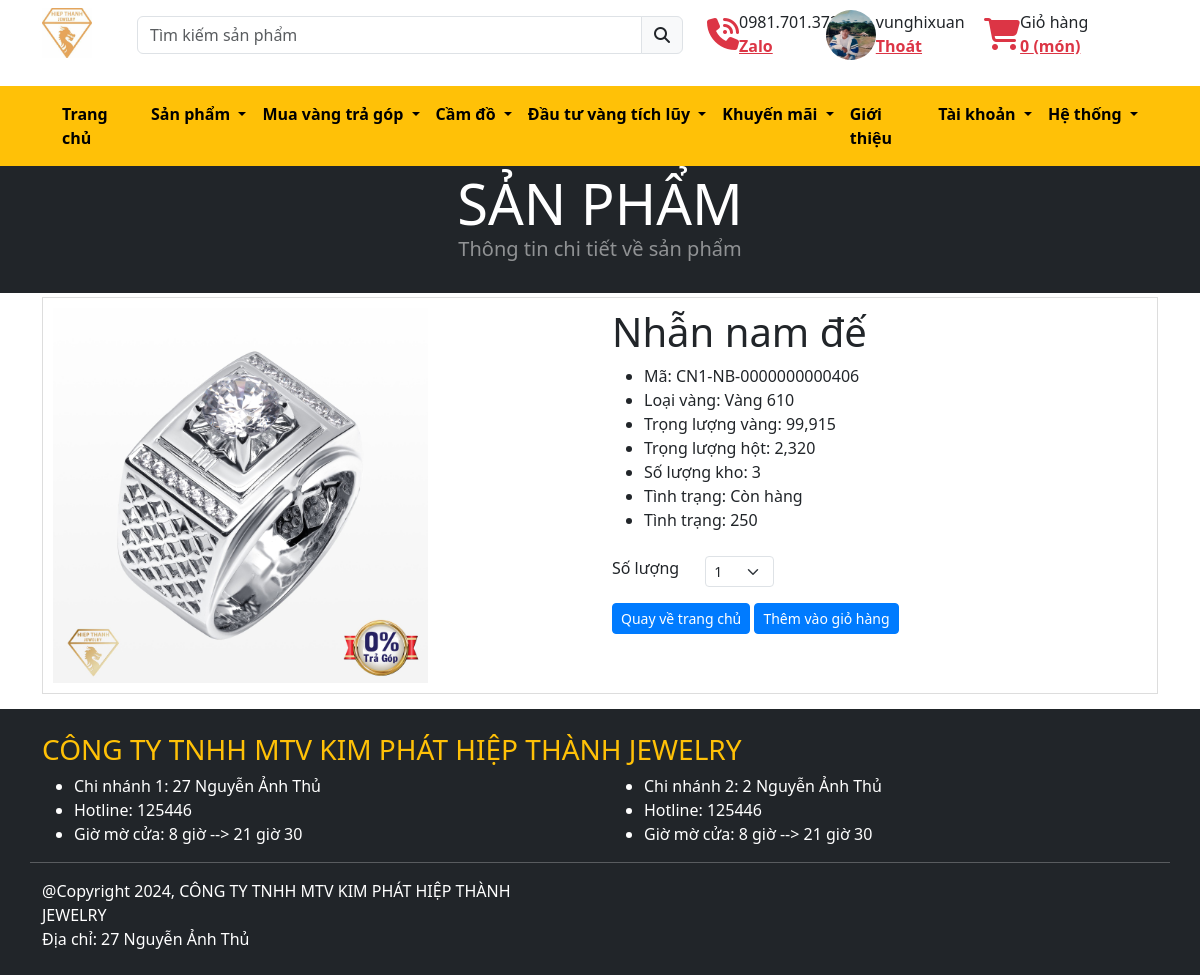
The page /san-pham/40/ (signed in) on the database its author committed.
### Ithongtincongty/models.py (models this page shows, shortened)
class LopCoBan(models.Model):
    class Meta:
        abstract = True
    so_thu_tu = models.CharField(max_length = 10, verbose_name=_("STT"), editable=False, blank='')
    kich_hoat = models.BooleanField(default= True, verbose_name=_("Kích hoạt"), editable=True, blank='')

class CongTy(LopCoBan):  # Category
    ten_cong_ty = models.CharField(max_length=255, verbose_name=_("Tên công ty"), unique=True)
    ten_viet_tat = models.CharField(max_length=100, verbose_name=_("Tên viết tắt"), unique=True)
    logoCongTy = models.ImageField(upload_to="congty/%Y/%m", verbose_name=_("Thêm Logo"), null=True, blank=True)
    dia_chi = models.CharField(max_length=255, verbose_name=_("Địa chỉ"))
    hotline = models.CharField(max_length=15, verbose_name=_("Hotline"))
    kick_hoat_web = models.BooleanField(default= False, verbose_name=_("Hiển thị thông tin lên Website"))
    class Meta:
        verbose_name = _("Công ty")
        verbose_name_plural = _("1. Công ty")

class ChiNhanh(LopCoBan): #Course
    ten_chi_nhanh = models.CharField(max_length=100, verbose_name=_("Tên chi nhánh"), unique=True)
    cong_ty = models.ForeignKey(CongTy, on_delete=models.SET_NULL, null=True,related_name='chi_nhanhs', verbose_name=_("Trực thuộc công ty"), default=1)
    ten_viet_tat = models.CharField(max_length=100, verbose_name=_("Tên viết tắt"), unique=True)
    dia_chi = models.CharField(max_length=255, verbose_name=_("Địa chỉ"))
    hotline = models.CharField(max_length=15, verbose_name=_("Hotline"))
    class Meta:
        verbose_name = _("Chi nhánh")
        verbose_name_plural = _("2. Chi nhánh")

### hethong/models.py (models this page shows, shortened)
class UserProfile(LopCoBan):
    user = models.OneToOneField(User, on_delete = models.CASCADE, verbose_name='Tên đăng nhập')
    date_modified = models.DateTimeField(User, auto_now=True)#, verbose_name='Ngày tạo'
    address = models.CharField(max_length=200, blank= True, verbose_name= 'Địa chỉ')
    phone = models.CharField(max_length=20, blank= True, verbose_name= 'Số điện thoại')
    id_card = models.CharField(max_length=20, blank= True, verbose_name= 'Căn cước công dân')
    bank_account = models.CharField(max_length=20, blank= True, verbose_name= 'Tài khoản ngân hàng')
    avatar = models.ImageField(upload_to="users/%Y/%m", verbose_name="Ảnh đại diện", null=True, blank=True)
    old_cart = models.CharField(max_length=200, blank= True, verbose_name= 'Giỏ hàng cũ', null=True)
    class Meta:
        verbose_name = "Thông tin tài khoản"
        verbose_name_plural = "1. Thông tin tài khoản"

### IIIquanlykho/models.py (models this page shows, shortened)
class NhapHang(LopCoBan):
    ten_san_pham = models.CharField(max_length=255, verbose_name="Tên sản phẩm")
    mo_ta = models.CharField(max_length=255, verbose_name="Mô tả", blank=True)
    hinh_anh = models.ImageField(upload_to='san_pham', blank=True, null=True, verbose_name="Hình ảnh")
    ten_chi_nhanh = models.ForeignKey(ChiNhanh, on_delete=models.SET_NULL, null=True, related_name='nhap_hangs', verbose_name="Chi nhánh", default=1)
    quay_lon = models.ForeignKey(QuayLon, on_delete=models.SET_NULL, null=True, verbose_name="Quầy lớn", default=1)
    quay_nho = models.ForeignKey(QuayNho, on_delete=models.SET_NULL, null=True, related_name='nhap_hangs', verbose_name="Quầy nhỏ", default=1)
    loai_vang = models.ForeignKey(LoaiVang, on_delete=models.SET_NULL, null=True, related_name='nhap_hangs', verbose_name="Loại vàng")
    nhom_hang = models.ForeignKey(NhomHang, on_delete=models.SET_NULL, null=True, related_name='nhap_hangs', verbose_name="Nhóm hàng")
    bo_suu_tap = models.ForeignKey(BoSuuTap, on_delete=models.SET_NULL, null=True, related_name='nhap_hangs', verbose_name="Hiển thị trong bộ sưu tập", default=1)
    nhan_vien = models.ForeignKey('auth.User', on_delete=models.CASCADE, verbose_name="Nhân viên nhập hàng", null=True, blank= True)
    so_luong = models.PositiveIntegerField(default=1, verbose_name="Số lượng")
    tl_vang_hot = models.DecimalField(default=0, decimal_places=3, max_digits=6, verbose_name="Trọng lượng vàng + hột")
    tl_hot = models.DecimalField(default=0, decimal_places=3, max_digits=6, verbose_name="Trọng hột/SP")
    tl_vang = models.DecimalField(default=0, decimal_places=3, max_digits=6, verbose_name="Trọng vàng", editable=False)
    cong_von = models.DecimalField(default=0, decimal_places=0, max_digits=12, verbose_name="Công vốn")
    cong_ban = models.DecimalField(default=0, decimal_places=0, max_digits=12, verbose_name="Công bán")
    tien_hot = models.DecimalField(default=0, decimal_places=0, max_digits=12, verbose_name="Tiền hột")
    gia_ban_mon = models.DecimalField(default=0, decimal_places=0, max_digits=12, verbose_name="Giá bán món")
    nha_cung_cap = models.ForeignKey(NhaCungCap, on_delete=models.SET_NULL, null=True, blank= True, related_name='nhap_hangs', verbose_name="Nhà cung cấp", default=1)#
    so_lo = models.CharField(max_length=50, verbose_name="Số lô")
    tinh_trang = models.CharField(max_length=50, choices=(
        ("Còn hàng", "Còn hàng"),
        ("Hết hàng", "Hết hàng"),
    ), verbose_name="Trạng thái", default="Còn hàng")
    tem = models.ImageField(upload_to='tem', blank=True, verbose_name="Tem", editable=False)
    ma_san_pham = models.CharField(max_length=13, verbose_name="Mã sản phẩm", editable=False)
    ngay_nhap = models.DateTimeField(default=timezone.now, null=True, blank=True, verbose_name="Ngày nhập hàng", editable=False)
    da_ban = models.PositiveIntegerField(verbose_name='SL bán', editable=False, default=0)
    ton_kho = models.PositiveIntegerField(verbose_name='SL tồn kho', editable=False, default=0)
    luot_thich = models.PositiveIntegerField(verbose_name='Khởi tạo lượt like', editable=False, default=0)
    class Meta:
        verbose_name = "Nhập hàng"
        verbose_name_plural = "6. Nhập hàng"

class LoaiVang(LopCoBan):
    ten_loai_vang = models.CharField(max_length=100, unique=True, verbose_name="Tên loại vàng")
    nhom_vang = models.ForeignKey(NhomVang, on_delete=models.SET_NULL, null=True, verbose_name="Thuộc nhóm vàng", default=1)#related_name='loai_vangs',
    tuoi_vang = models.FloatField(verbose_name="Tuổi vàng", default=0)
    tuoi_pho = models.CharField(max_length=50, verbose_name="Tuổi phổ", default=0)
    tien_te = models.CharField(max_length=100, choices=TIEN_TE_CHOICES, verbose_name="Tiền tệ", default=1)
    doi = models.PositiveIntegerField(verbose_name="Đổi", default=0)
    don_vi_tinh = models.CharField(max_length=100, choices=DON_VI_TINH_CHOICES, verbose_name="Đơn vị tính")
    do_uu_tien = models.PositiveIntegerField(verbose_name="Độ ưu tiên", null=True, blank=True)
    don_gia_bu = models.IntegerField(verbose_name="Đơn giá bù/Tiền bù", default=0)
    phantram_giabu = models.IntegerField(verbose_name="% Giá trị bù", default=0)
    hien_bang_dientu = models.CharField(max_length=255, verbose_name="Tên hiển thị bảng điện tử", default=0)
    ghi_chu = models.CharField(max_length=255, verbose_name="Ghi chú", null=True, blank=True)
    khoang_cach_1 = models.CharField(max_length=255, verbose_name="Khoảng cách 1", null=True, blank=True)
    khoang_cach_2 = models.CharField(max_length=255, verbose_name="Khoảng cách 2", null=True, blank=True)
    khoang_cach_3 = models.CharField(max_length=255, verbose_name="Khoảng cách 3", null=True, blank=True)
    khoang_cach_4 = models.CharField(max_length=255, verbose_name="Khoảng cách 4", null=True, blank=True)
    tygia_min = models.PositiveIntegerField(verbose_name="% Tỷ giá min", default=0)
    tygia_max = models.PositiveIntegerField(verbose_name="% Tỷ giá max", default=0)
    giamgia_bansi = models.IntegerField(verbose_name="Giảm giá bán sỉ", null=True, blank=True)
    "DonVi_Can: Chọn dẻ thì tắt cân, nhóm C"
    don_vi_can = models.CharField(max_length=50, choices=DON_VI_CAN_CHOICES, verbose_name="Đơn vị cân")
    lamtron_giamuaban = models.CharField(max_length=150, choices=LAMTRON_CHOICES, verbose_name="Làm tròn giá mua bán")
    hienbang_dientu = models.BooleanField(verbose_name="Hiện bảng điện tử", null=True, blank=True)
    class Meta:
        verbose_name = "Loại vàng"
        verbose_name_plural = "4. Loại vàng"
    def __str__(self):
        return self.ten_loai_vang

### IIcauhinhtrangchu/views.py (the view)
# urls.py: path('san-pham/<int:san_pham_id>/', views.product_detail, name='product_detail'),
def product_detail(request, san_pham_id):
    san_pham = get_object_or_404(NhapHang, pk=san_pham_id)
    context = {'san_pham': san_pham}
    return render(request, 'product_detail.html', context)

### templates/product_detail.html (shortened to what this page needs)
{% extends "base.html" %}
{% load static %}
{% block mycontent %}
<section class= "mytitle bg-dark text-white py-4 my-1" >
  <div class ="container">
    <header class== "bg-dark py-2">
      <div class = "container px-4 px-lg-5 my-2">
        <div class='text-center text-white'>
          <h1 class = "display-4 fw-border"> SẢN PHẨM
            <p class="lead fw-normal text-white-50 mb-0">
              Thông tin chi tiết về sản phẩm
            </p>
          </h1>
        </div>
      </div>
    </header>
  </div>
</section>
<div class="container">
  <div class="product-detail" style="border: 1px solid #ddd; padding: 10px; margin-bottom: 15px;">
    <div class="row">
      <div class="col-md-6">
        <div class="product-image">
          <img src="{{ san_pham.hinh_anh.url }}" alt="{{ san_pham.ten_san_pham }}" class="img-fluid" style="width: 70%;">
        </div>
      </div>
      <div class="col-md-6">
        <div class="product-info">
          <h1 class="product-name">
            {% if san_pham.ton_kho %}
              {{ san_pham.ten_san_pham }}
            {% else %}
              <strike> {{ san_pham.ten_san_pham }}</strike>
            {% endif %}
          </h1>
          <ul class="product-details">
            {% if san_pham.loai_vang %}
              <li>Mã: {{ san_pham.ma_san_pham }}</li>
            {% endif %}
            {% if san_pham.loai_vang %}
              <li>Loại vàng: {{ san_pham.loai_vang }}</li>
            {% endif %}
            {% if san_pham.tl_vang %}
              <li>Trọng lượng vàng: {{ san_pham.tl_vang }}</li>
            {% endif %}
            {% if san_pham.tl_hot %}
              <li>Trọng lượng hột: {{ san_pham.tl_hot }}</li>
            {% endif %}
            {% if san_pham.ton_kho %}
              <li>Số lượng kho: {{ san_pham.ton_kho }}</li>
            {% endif %}
            {% if san_pham.tinh_trang %}
              <li>Tình trạng: {{ san_pham.tinh_trang }}</li>
            {% endif %}
            {% if san_pham.gia_ban_mon %}
              <li>Tình trạng: {{ san_pham.gia_ban_mon }}</li>
            {% endif %}
          </ul>
          <div class ='row justify-content-left my-4'>
            <div class ='col-md-2'> Số lượng</div>
              <div class ='col-md-2'>
                <select class="form-select form-select-sm" id="qty_of_buyer">
                  <option value="1">1</option>
                </select>
              </div>
          <div>
          <div class="product-actions my-3">
            <a href="{% url 'index' %}" class="btn btn-sm btn-outline-success">Quay về trang chủ</a>
            <button type="button" value = {{san_pham.id}} class= "btn btn-sm btn-outline-success" id='add_cart'> Thêm vào giỏ hàng</button>
          </div>
        </div>
      </div>
    </div>
  </div>
</div>
{% endblock mycontent %}

### templates/navbar.html (shortened to what this page needs)
{% load static %}
<section class="myhead ">
  <div class="container ">
    <div class="row">
      <div class="col-md-1 py-2">
        {% if congty.logoCongTy %}
          <img src="{{ congty.logoCongTy.url }}" alt="logo" width="50" height="50">
        {% else %}
          <p>Không có logo</p>
        {% endif %}
      </div>
      <div class="col-md-6 py-3">
        <form method="POST" action="{% url 'search_products' %}" >
          <div class="input-group mb-3">
              <input type="text" class="form-control" name = "searched" placeholder="Tìm kiếm sản phẩm" aria-label="Tìm kiếm sản phẩm" aria-describedby="basic-addon2" style="width: 60%;">
              <button class="input-group-text" id="basic-addon2" type="submit"><i class="fa-solid fa-magnifying-glass"></i></button>
          </div>
        </form>
      </div>
      <div class="col-md-5 py-2 nav-container">
        <div class="row">
          <div class="col-md-3 d-flex align-items-center">
            <div class="fs-2 text-danger">
              <i class="fa-solid fa-phone-volume"></i>
            </div>
            <div class="text">
              0981.701.372<br>
              <a class="zalo text-danger" href="https://zalo.me/2872710137358781929"><strong>Zalo</strong></a>
            </div>
          </div>
          <div class="col-md-4 d-flex align-items-center">
            <div class="fs-2 text-danger">
              {% if current_user.avatar %}
                <img src="{{ current_user.avatar.url }}" alt="Logout" class="logout-icon rounded-circle" style="width: 50px; height: 50px;">
              {% else %}
                <i class="fa-solid fa-user"></i>
              {% endif %}
            </div>
            <div class="text">
              {% if user.is_authenticated %}
                {{ user.username }}<br>
                <a class="logout text-danger" href="{% url 'logout' %}"><strong>Thoát</strong></a>
              {% else %}
                Xin chào!<br>
                <a class="login text-danger" href="{% url 'login' %}"><strong>Đăng Nhập</strong></a>
              {% endif %}
            </div>
          </div>
          <div class="col-md-4 d-flex align-items-center">
            <div class="fs-2 text-danger">
                <i class="fas fa-shopping-cart"></i>
            </div>
            <div class="text">
                Giỏ hàng <br>
                <a class="cart text-danger" href="{% url 'cart_sumary' %}" id="cart_quantity">
                  <strong>{{cart|length}} (món)</strong>
                </a>
            </div>
          </div>
        </div>
      </div>
    </div>
  </div>
  {% include "navbar_menu.html" %}
</section>
<main class="main-content">
  </main>

### templates/footer_base.html (shortened to what this page needs)
<section class= "myfooter bg-dark text-white py-4 my-1" >
    <div class ="container">
        <div class ="row">
            <h3 class = 'name_company text-warning'>{{congty.ten_cong_ty}}</h3>
            {% for cn in chinhanh %}
            <div class = 'col md-3'>
                <ul>
                    <li>{{cn.ten_chi_nhanh}}: {{cn.dia_chi}}</li>
                    <li>Hotline: {{cn.hotline}}</li>
                    <li>Giờ mờ cửa: 8 giờ --> 21 giờ 30</li>
                </ul>
            </div>
            {% endfor chinhanh %}
            <hr>
            <div class ="row">
                <div class ="col-md-6">
                    <p class ="m-0">@Copyright 2024, {{congty.ten_cong_ty}}</p>
                    <p class ="m-0">Địa chỉ: {{congty.dia_chi}}</p>
                </div>
            </div>
        </div>
    </div>
</section>

### rows shown on the page
CongTy: logoCongTy (picture), ten_cong_ty "CÔNG TY TNHH MTV KIM PHÁT HIỆP THÀNH JEWELRY", dia_chi "27 Nguyễn Ảnh Thủ"
UserProfile: avatar (picture)
NhapHang: hinh_anh (picture), ten_san_pham "Nhẫn nam đế", ma_san_pham "CN1-NB-0000000000406", loai_vang "Vàng 610", tl_vang "99,915", tl_hot "2,320", ton_kho "3", tinh_trang "Còn hàng", gia_ban_mon "250"
ChiNhanh: ten_chi_nhanh "Chi nhánh 1", dia_chi "27 Nguyễn Ảnh Thủ", hotline "125446"
ChiNhanh: ten_chi_nhanh "Chi nhánh 2", dia_chi "2 Nguyễn Ảnh Thủ", hotline "125446"

### other values the page prints
{{ user.username }} "vunghixuan"
{{ cart|length }} "0"
